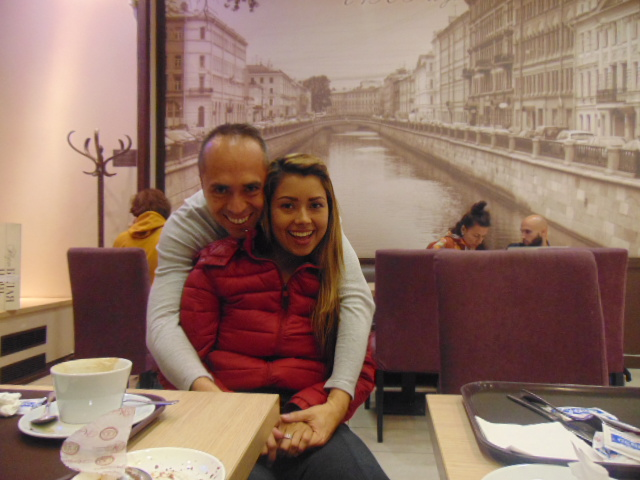
#> input picture imagenes/Fray y Yeny.png, 640 x 480 px
$ python 'Reconocimiento Rostro.py'
#> lines starting #> are read from the running program, lines starting #| are printed output that depends on the picture; after the words box and inside, x2 and y2 are one past the last pixel; in counts of white or black regions, pixels touching at a corner belong together; long printed decimals are rounded
import cv2

reconocedor_rostro=cv2.face.LBPHFaceRecognizer_create()
reconocedor_rostro.read("reconocedor_rostro.xml")

img = cv2.imread('imagenes/Fray y Yeny.png')
#> img is the input picture: shape (480, 640, 3); mean B, G, R 102.6, 115.8, 145.9
imgGris = cv2.cvtColor(img, cv2.COLOR_BGR2GRAY)
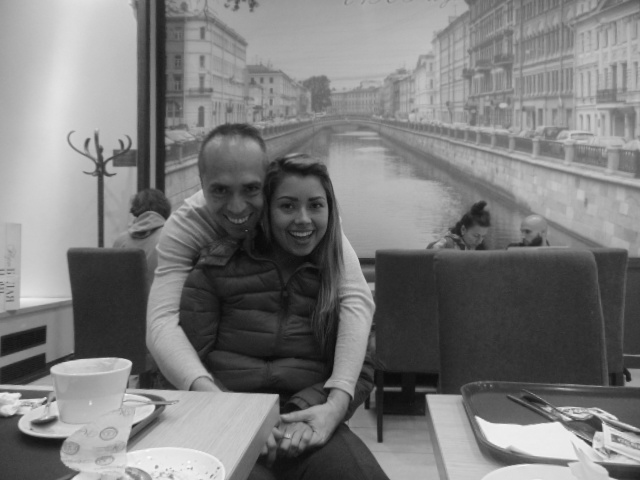
#> imgGris: shape (480, 640); min 9, max 249, mean 123.3

ch = cv2.CascadeClassifier(cv2.data.haarcascades + "haarcascade_frontalface_default.xml")

rostros = ch.detectMultiScale(
    imgGris,
    scaleFactor=1.1,
    minNeighbors=5
    )
#> rostros = [[177, 30, 30, 30], [264, 176, 75, 75], [196, 161, 77, 77]]

for (x, y, w, h) in rostros:
    rostro_recortado=imgGris[y:y+h, x:x+w]
    rostro_redimensionado=cv2.resize(rostro_recortado, (150, 150))

    resultado = reconocedor_rostro.predict(rostro_redimensionado)

    # resultado[0] es el ID
    # #resultado[1] es la distancia/confianza (a menor valor, más parecido)

    print(resultado[1])

    if resultado[1] < 75:
        cv2.rectangle(img, (x, y), (x+w, y+h), (0,225, 0), 2)
    else:
        cv2.rectangle(img, (x, y), (x+w, y+h), (0, 0, 255), 2)
#> this loop made 3 passes
#> (x, y, w, h, resultado) on passes 1 to 3: (177, 30, 30, 30, (12, 154.7)), (264, 176, 75, 75, (12, 88.7)), (196, 161, 77, 77, (13, 91.76))
#| 154.655
#| 88.701
#| 91.763
#> pass 1, `rostro_recortado=imgGris[y:y+h, x:x+w]`:
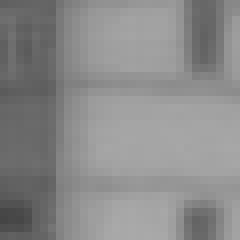
#> rostro_recortado: shape (30, 30) (shown 8 times larger); min 69, max 169, mean 138.1
#> pass 2, `rostro_recortado=imgGris[y:y+h, x:x+w]`:
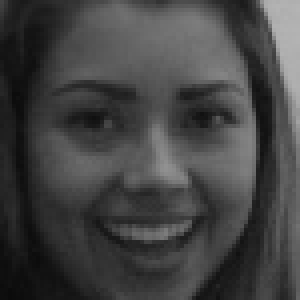
#> rostro_recortado: shape (75, 75) (shown 4 times larger); min 11, max 180, mean 67
#> after the loop:
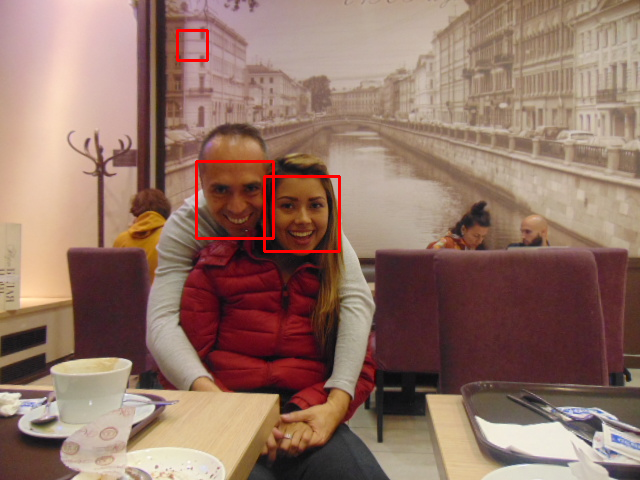
#> img: shape (480, 640, 3); 0.7% of pixels changed, all inside (x1, y1, x2, y2) = (176, 29, 341, 253)
#> after the loop:
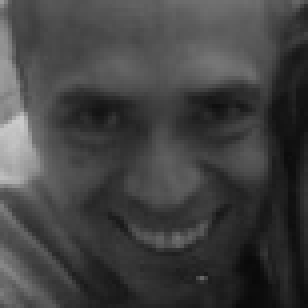
#> rostro_recortado: shape (77, 77) (shown 4 times larger); min 9, max 203, mean 65.9

cv2.imshow("Resultado Reconocimiento Facial", img)
cv2.waitKey(0)

$ run again, with imagenes/Imagen Prueba.png copied over imagenes/Fray y Yeny.png
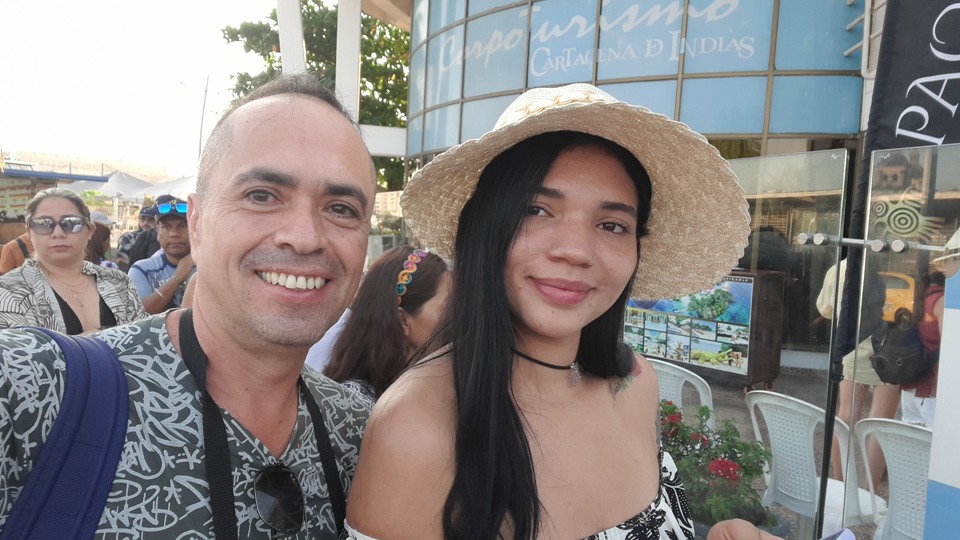
#> input picture imagenes/Imagen Prueba.png, 960 x 540 px
#> img is the input picture: shape (540, 960, 3); mean B, G, R 130.6, 132.4, 137.3
#> `imgGris = cv2.cvtColor(img, cv2.COLOR_BGR2GRAY)`:
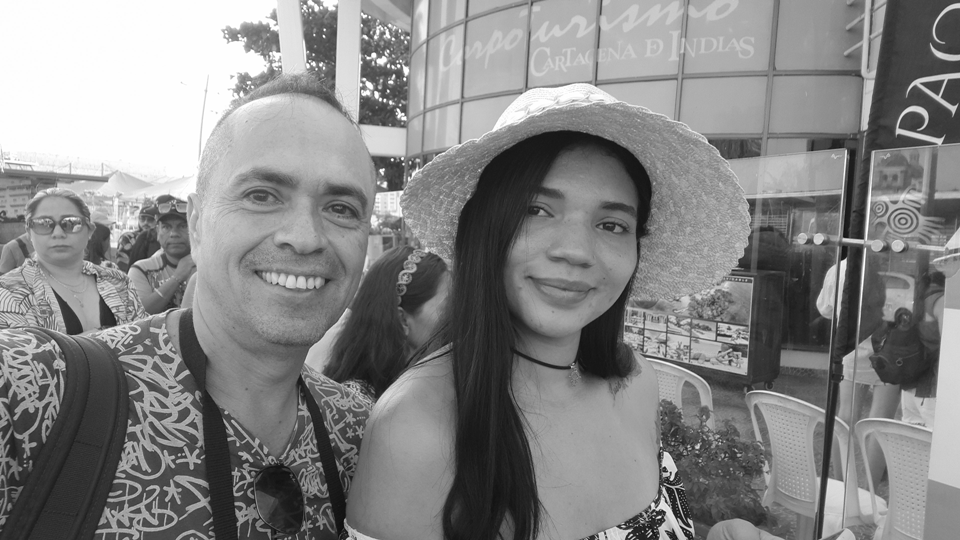
#> imgGris: shape (540, 960); min 12, max 255, mean 133.6
#> rostros = [[26, 201, 66, 66], [135, 383, 78, 78], [613, 255, 144, 144], [491, 157, 169, 169], [200, 127, 198, 198]]
#> the loop `for (x, y, w, h) in rostros:` made 5 passes
#> (x, y, w, h, resultado) on passes 1 to 5: (26, 201, 66, 66, (13, 94.66)), (135, 383, 78, 78, (12, 85.02)), (613, 255, 144, 144, (8, 78.13)), (491, 157, 169, 169, (12, 78.46)), (200, 127, 198, 198, (12, 72.97))
#> (printed output is left out)
#> after the loop `for (x, y, w, h) in rostros:`:
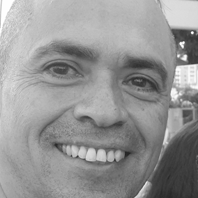
#> rostro_recortado: shape (198, 198); min 36, max 255, mean 149
